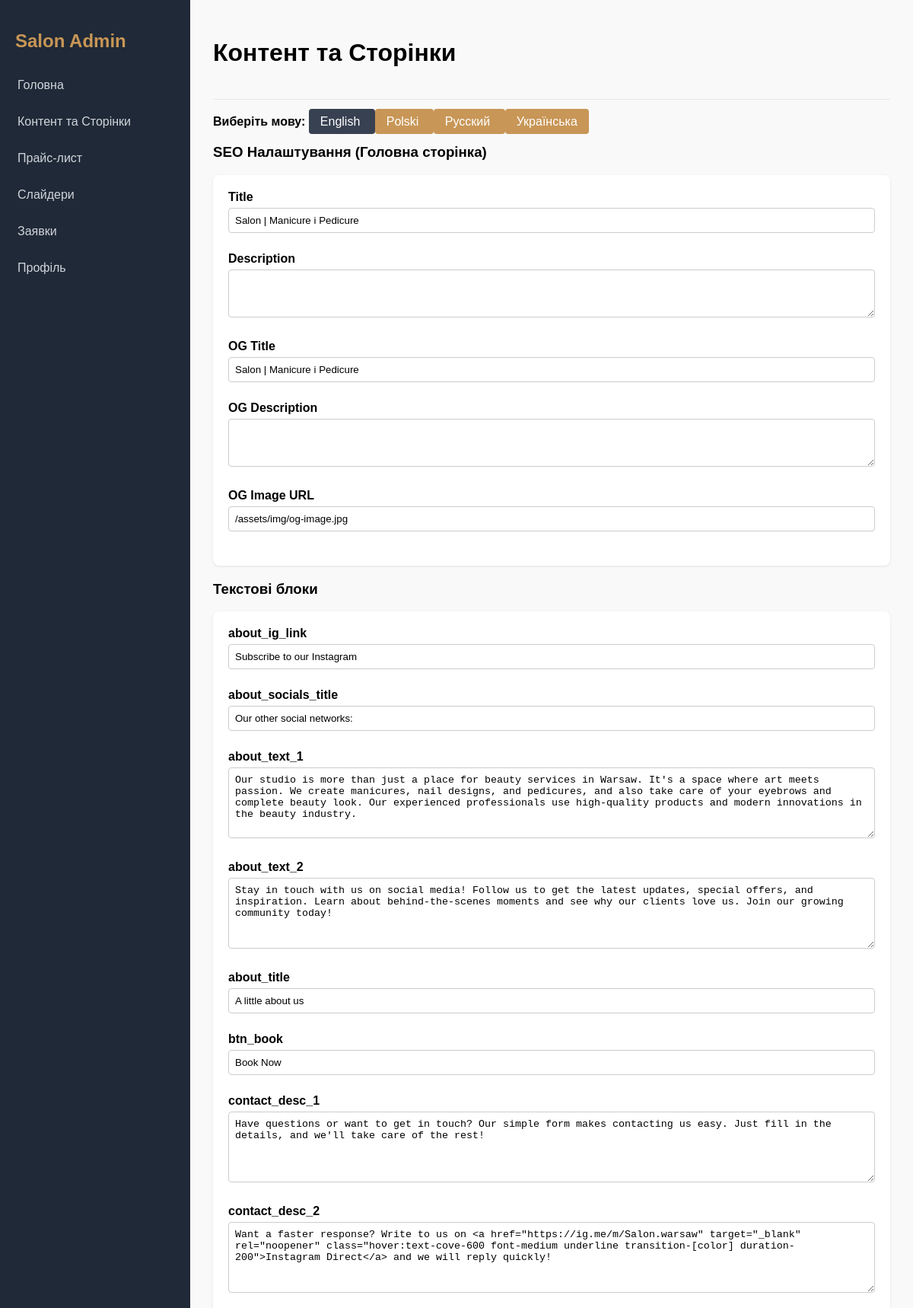
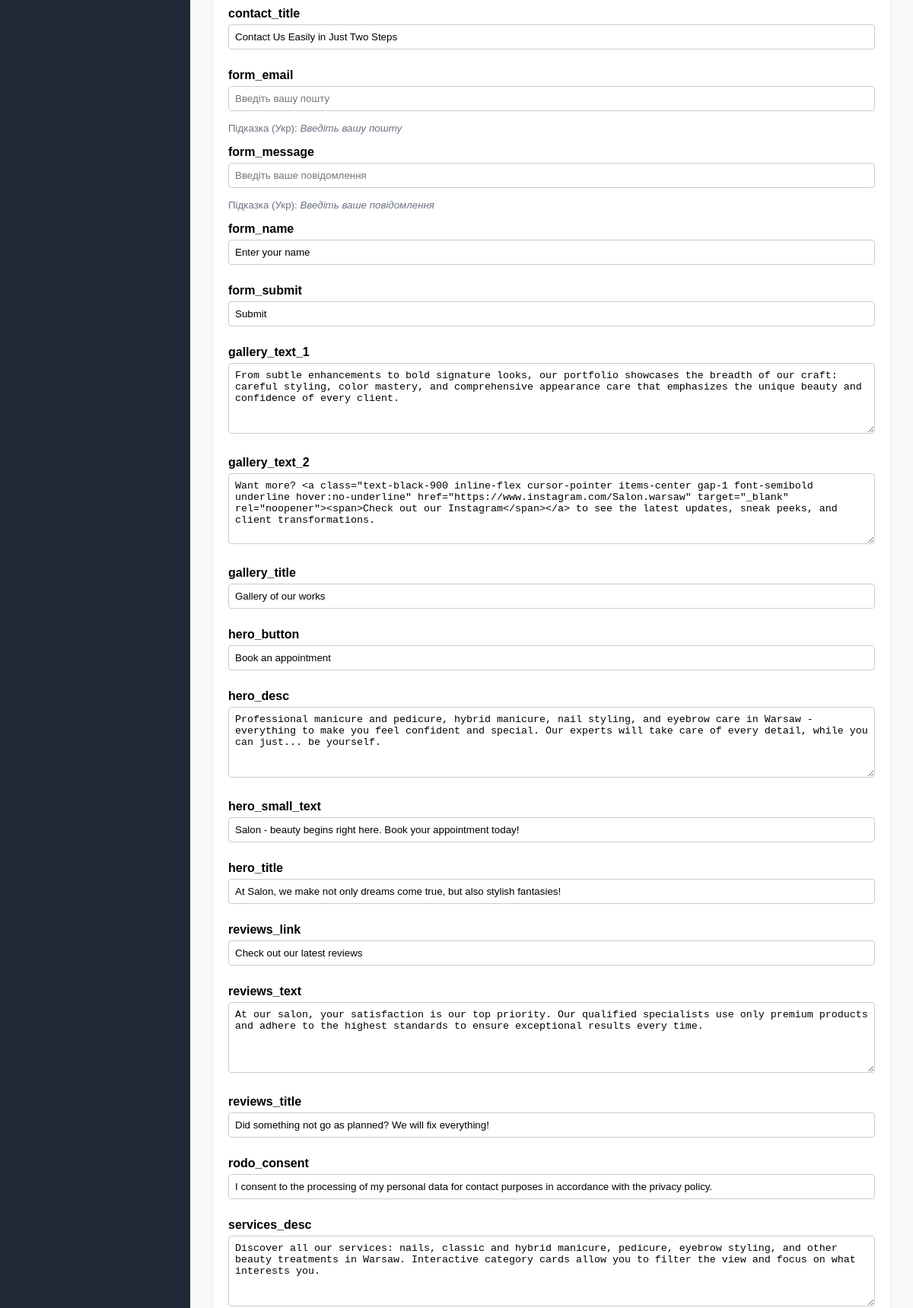
Screenshot of /admin/pages.php?action=pages&lang=en (upper part) with the database file from the repository (2 pictures, top to bottom).
### tables this page shows
CREATE TABLE `languages` (
  `code` varchar(5) NOT NULL,
  `name` varchar(50) NOT NULL,
  `is_default` tinyint(1) DEFAULT 0
);

CREATE TABLE `seo_metadata` (
  `id` int(11) NOT NULL,
  `page_id` int(11) NOT NULL,
  `lang_code` varchar(5) NOT NULL,
  `title` varchar(255) DEFAULT NULL,
  `description` text DEFAULT NULL,
  `og_title` varchar(255) DEFAULT NULL,
  `og_description` text DEFAULT NULL,
  `og_image` varchar(255) DEFAULT NULL
);

CREATE TABLE `content_blocks` (
  `id` int(11) NOT NULL,
  `key_name` varchar(100) NOT NULL,
  `description` varchar(255) DEFAULT NULL,
  `type` varchar(50) DEFAULT 'text'
);

### config.php (called while the page is built)
<?php
return [
    'db' => [
        'host' => 'MariaDB-11.2',
        'dbname' => 'salon_cms',
        'user' => 'root',
        'password' => '',
        'charset' => 'utf8mb4'
    ],
    'mail' => [
        'admin_email' => 'vladbilous17@gmail.com',
        'smtp_host' => 'smtp.gmail.com',
        'smtp_port' => 587,
        'smtp_user' => 'vladbilous17@gmail.com',
        'smtp_pass' => 'your_app_password',
        'smtp_secure' => 'tls',
    ]
];

### DB.php (called while the page is built, shortened)
<?php
class DB {
    private static $pdo = null;
    public static function getConnection() {
        if (self::$pdo === null) {
            $config = require __DIR__ . '/config.php';
            $db = $config['db'];
            $dsn = "mysql:host={$db['host']};dbname={$db['dbname']};charset={$db['charset']}";
            try {
                self::$pdo = new PDO($dsn, $db['user'], $db['password'], [
                    PDO::ATTR_ERRMODE => PDO::ERRMODE_EXCEPTION,
                    PDO::ATTR_DEFAULT_FETCH_MODE => PDO::FETCH_ASSOC,
                ]);
            } catch (PDOException $e) {
                die("Database connection failed. Please run install.php first or check config.php");
            }
        }
        return self::$pdo;
    }
    public static function query($sql, $params = []) {
        $stmt = self::getConnection()->prepare($sql);
        $stmt->execute($params);
        return $stmt;
    }
    public static function fetchAll($sql, $params = []) {
        return self::query($sql, $params)->fetchAll();
    }
    public static function fetch($sql, $params = []) {
        return self::query($sql, $params)->fetch();
    }
}

### admin/pages.php (the view, shortened to what this page needs)
<?php
$languages = DB::fetchAll("SELECT * FROM languages");
$blocks = DB::fetchAll("SELECT * FROM content_blocks ORDER BY key_name");
$currentLang = isset($_GET['lang']) ? $_GET['lang'] : 'pl';
$translationsRaw = DB::fetchAll("SELECT block_id, value FROM translations WHERE lang_code = ?", [$currentLang]);
$t = [];
foreach ($translationsRaw as $r) {
    $t[$r['block_id']] = $r['value'];
}
$ukTranslationsRaw = DB::fetchAll("SELECT block_id, value FROM translations WHERE lang_code = 'uk'");
$ukT = [];
foreach ($ukTranslationsRaw as $r) {
    $ukT[$r['block_id']] = $r['value'];
}
$seo = DB::fetch("SELECT * FROM seo_metadata WHERE page_id = 1 AND lang_code = ?", [$currentLang]);
?>
<div style="margin-bottom: 20px;">
    <strong>Виберіть мову:</strong>
    <?php foreach ($languages as $l): ?>
        <a href="?action=pages&lang=<?= $l['code'] ?>" class="btn" style="<?= $currentLang == $l['code'] ? 'background:#374151;' : '' ?>">
            <?= $l['name'] ?>
        </a>
    <?php endforeach; ?>
</div>
<form method="POST">
    <h3>SEO Налаштування (Головна сторінка)</h3>
    <div style="background: white; padding: 20px; border-radius: 8px; box-shadow: 0 1px 3px rgba(0,0,0,0.1); margin-bottom: 20px;">
        <div class="form-group">
            <label>Title</label>
            <input type="text" name="seo[title]" value="<?= htmlspecialchars($seo['title']) ?>">
        </div>
        <div class="form-group">
            <label>Description</label>
            <textarea name="seo[description]" rows="3"><?= htmlspecialchars($seo['description']) ?></textarea>
        </div>
        <div class="form-group">
            <label>OG Title</label>
            <input type="text" name="seo[og_title]" value="<?= htmlspecialchars($seo['og_title']) ?>">
        </div>
        <div class="form-group">
            <label>OG Description</label>
            <textarea name="seo[og_description]" rows="3"><?= htmlspecialchars($seo['og_description']) ?></textarea>
        </div>
        <div class="form-group">
            <label>OG Image URL</label>
            <input type="text" name="seo[og_image]" value="<?= htmlspecialchars($seo['og_image']) ?>">
        </div>
    </div>
    <h3>Текстові блоки</h3>
    <div style="background: white; padding: 20px; padding-bottom: 80px; border-radius: 8px; box-shadow: 0 1px 3px rgba(0,0,0,0.1); position: relative;">
        <?php foreach ($blocks as $b): ?>
            <div class="form-group">
                <label><?= $b['key_name'] ?></label>
                <?php if ($b['type'] === 'html'): ?>
                    <textarea name="translations[<?= $b['id'] ?>]" rows="5" placeholder="<?= htmlspecialchars($ukT[$b['id']] ?? '') ?>"><?= htmlspecialchars($t[$b['id']] ?? '') ?></textarea>
                <?php else: ?>
                    <input type="text" name="translations[<?= $b['id'] ?>]" value="<?= htmlspecialchars($t[$b['id']] ?? '') ?>" placeholder="<?= htmlspecialchars($ukT[$b['id']] ?? '') ?>">
                <?php endif; ?>
                <?php if ($currentLang !== 'uk' && empty($t[$b['id']]) && !empty($ukT[$b['id']])): ?>
                    <small style="color: #6b7280; display: block; margin-top: 5px;">Підказка (Укр): <i><?= htmlspecialchars($ukT[$b['id']]) ?></i></small>
                <?php endif; ?>
            </div>
        <?php endforeach; ?>
    </div>
</form>
<?php
require __DIR__ . '/layout.php';

### admin/layout.php (style rules this page uses)
body { margin: 0; font-family: sans-serif; display: flex; height: 100vh; overflow: hidden; background: #f9f9f9; }
.btn { padding: 8px 15px; background: #c89656; color: white; text-decoration: none; border-radius: 4px; border: none; cursor: pointer; }
input, select, textarea { width: 100%; padding: 8px; border: 1px solid #ccc; border-radius: 4px; box-sizing: border-box; margin-bottom:10px; }
.form-group { margin-bottom: 15px; }
.form-group label { display: block; margin-bottom: 5px; font-weight: bold; }

### rows the page displays
languages: name "English"
languages: name "Polski"
languages: name "Русский"
languages: name "Українська"
seo_metadata: title "Salon | Manicure i Pedicure", og_title "Salon | Manicure i Pedicure", og_image "/assets/img/og-image.jpg"
content_blocks: key_name "about_ig_link", id "Subscribe to our Instagram"
content_blocks: key_name "about_socials_title", id "Our other social networks:"
content_blocks: key_name "about_text_1", id "Our studio is more than just a place for beauty services in Warsaw. It's a space where art meets passion. We create manicures, nail designs, and pedicures, and also take care of your eyebrows and complete beauty look. Our experienced professionals use high-quality products and modern innovations in the beauty industry."
content_blocks: key_name "about_text_2", id "Stay in touch with us on social media! Follow us to get the latest updates, special offers, and inspiration. Learn about behind-the-scenes moments and see why our clients love us. Join our growing community today!"
content_blocks: key_name "about_title", id "A little about us"
content_blocks: key_name "btn_book", id "Book Now"
content_blocks: key_name "contact_desc_1", id "Have questions or want to get in touch? Our simple form makes contacting us easy. Just fill in the details, and we'll take care of the rest!"
content_blocks: key_name "contact_desc_2", id "Want a faster response? Write to us on <a href=\"https://ig.me/m/Salon.warsaw\" target=\"_blank\" rel=\"noopener\" class=\"hover:text-cove-600 font-medium underline transition-[color] duration-200\">Instagram Direct</a> and we will reply quickly!"
content_blocks: key_name "contact_title", id "Contact Us Easily in Just Two Steps"
content_blocks: key_name "form_email", id "Введіть вашу пошту"
content_blocks: key_name "form_message", id "Введіть ваше повідомлення"
content_blocks: key_name "form_name", id "Enter your name"
content_blocks: key_name "form_submit", id "Submit"
content_blocks: key_name "gallery_text_1", id "From subtle enhancements to bold signature looks, our portfolio showcases the breadth of our craft: careful styling, color mastery, and comprehensive appearance care that emphasizes the unique beauty and confidence of every client."
content_blocks: key_name "gallery_text_2", id "Want more? <a class=\"text-black-900 inline-flex cursor-pointer items-center gap-1 font-semibold underline hover:no-underline\" href=\"https://www.instagram.com/Salon.warsaw\" target=\"_blank\" rel=\"noopener\"><span>Check out our Instagram</span></a> to see the latest updates, sneak peeks, and client transformations."
content_blocks: key_name "gallery_title", id "Gallery of our works"
content_blocks: key_name "hero_button", id "Book an appointment"
content_blocks: key_name "hero_desc", id "Professional manicure and pedicure, hybrid manicure, nail styling, and eyebrow care in Warsaw - everything to make you feel confident and special. Our experts will take care of every detail, while you can just... be yourself."
content_blocks: key_name "hero_small_text", id "Salon - beauty begins right here. Book your appointment today!"
content_blocks: key_name "hero_title", id "At Salon, we make not only dreams come true, but also stylish fantasies!"
content_blocks: key_name "reviews_link", id "Check out our latest reviews"
content_blocks: key_name "reviews_text", id "At our salon, your satisfaction is our top priority. Our qualified specialists use only premium products and adhere to the highest standards to ensure exceptional results every time."
content_blocks: key_name "reviews_title", id "Did something not go as planned? We will fix everything!"
content_blocks: key_name "rodo_consent", id "I consent to the processing of my personal data for contact purposes in accordance with the privacy policy."
content_blocks: key_name "services_desc", id "Discover all our services: nails, classic and hybrid manicure, pedicure, eyebrow styling, and other beauty treatments in Warsaw. Interactive category cards allow you to filter the view and focus on what interests you."

### other values shown
$pageTitle "Контент та Сторінки"
